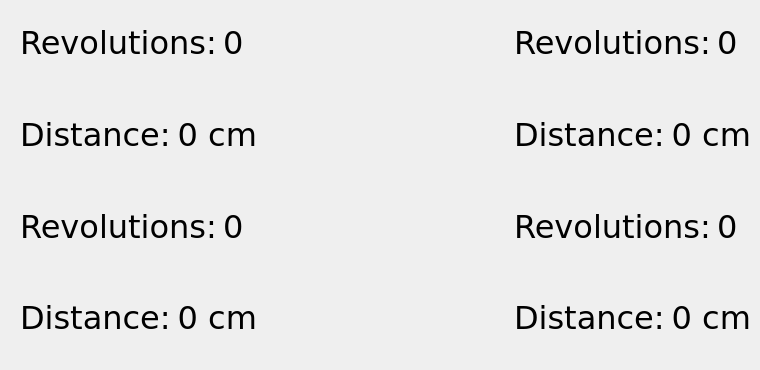
    <widget class="QWidget" name="tabDistance">
     <attribute name="title">
      <string>Distance</string>
     </attribute>
     <widget class="QWidget" name="layoutWidget2">
      <property name="geometry">
       <rect>
        <x>20</x>
        <y>0</y>
        <width>731</width>
        <height>361</height>
       </rect>
      </property>
      <layout class="QGridLayout" name="gridLayout_4">
       <item row="0" column="0">
        <layout class="QHBoxLayout" name="_26">
         <item>
          <widget class="QLabel" name="textLabel1_5">
           <property name="font">
            <font>
             <family>Verdana</family>
             <pointsize>24</pointsize>
            </font>
           </property>
           <property name="text">
            <string>Revolutions:</string>
           </property>
          </widget>
         </item>
         <item>
          <widget class="QLabel" name="labelRevolutions4">
           <property name="font">
            <font>
             <family>Verdana</family>
             <pointsize>24</pointsize>
            </font>
           </property>
           <property name="layoutDirection">
            <enum>Qt::RightToLeft</enum>
           </property>
           <property name="text">
            <string>0</string>
           </property>
          </widget>
         </item>
        </layout>
       </item>
       <item row="0" column="2">
        <layout class="QHBoxLayout" name="_1">
         <item>
          <widget class="QLabel" name="textLabel1_3">
           <property name="font">
            <font>
             <family>Verdana</family>
             <pointsize>24</pointsize>
            </font>
           </property>
           <property name="text">
            <string>Revolutions:</string>
           </property>
          </widget>
         </item>
         <item>
          <widget class="QLabel" name="labelRevolutions3">
           <property name="font">
            <font>
             <family>Verdana</family>
             <pointsize>24</pointsize>
            </font>
           </property>
           <property name="layoutDirection">
            <enum>Qt::RightToLeft</enum>
           </property>
           <property name="text">
            <string>0</string>
           </property>
          </widget>
         </item>
        </layout>
       </item>
       <item row="1" column="0">
        <layout class="QHBoxLayout" name="_27">
         <item>
          <widget class="QLabel" name="textLabel1_6">
           <property name="font">
            <font>
             <family>Verdana</family>
             <pointsize>24</pointsize>
            </font>
           </property>
           <property name="text">
            <string>Distance:</string>
           </property>
          </widget>
         </item>
         <item>
          <widget class="QLabel" name="labelDrivenDistance4">
           <property name="font">
            <font>
             <family>Verdana</family>
             <pointsize>24</pointsize>
            </font>
           </property>
           <property name="text">
            <string>0 cm</string>
           </property>
           <property name="alignment">
            <set>Qt::AlignRight|Qt::AlignTrailing|Qt::AlignVCenter</set>
           </property>
          </widget>
         </item>
        </layout>
       </item>
       <item row="1" column="2">
        <layout class="QHBoxLayout" name="_0">
         <item>
          <widget class="QLabel" name="textLabel1_4">
           <property name="font">
            <font>
             <family>Verdana</family>
             <pointsize>24</pointsize>
            </font>
           </property>
           <property name="text">
            <string>Distance:</string>
           </property>
          </widget>
         </item>
         <item>
          <widget class="QLabel" name="labelDrivenDistance3">
           <property name="font">
            <font>
             <family>Verdana</family>
             <pointsize>24</pointsize>
            </font>
           </property>
           <property name="text">
            <string>0 cm</string>
           </property>
           <property name="alignment">
            <set>Qt::AlignRight|Qt::AlignTrailing|Qt::AlignVCenter</set>
           </property>
          </widget>
         </item>
        </layout>
       </item>
       <item row="2" column="0">
        <layout class="QHBoxLayout" name="_20">
         <item>
          <widget class="QLabel" name="textLabel2_7">
           <property name="font">
            <font>
             <family>Verdana</family>
             <pointsize>24</pointsize>
            </font>
           </property>
           <property name="text">
            <string>Revolutions:</string>
           </property>
          </widget>
         </item>
         <item>
          <widget class="QLabel" name="labelRevolutions2">
           <property name="font">
            <font>
             <family>Verdana</family>
             <pointsize>24</pointsize>
            </font>
           </property>
           <property name="layoutDirection">
            <enum>Qt::RightToLeft</enum>
           </property>
           <property name="text">
            <string>0</string>
           </property>
          </widget>
         </item>
        </layout>
       </item>
       <item row="2" column="2">
        <layout class="QHBoxLayout" name="_16">
         <item>
          <widget class="QLabel" name="textLabel1_2">
           <property name="font">
            <font>
             <family>Verdana</family>
             <pointsize>24</pointsize>
            </font>
           </property>
           <property name="text">
            <string>Revolutions:</string>
           </property>
          </widget>
         </item>
         <item>
          <widget class="QLabel" name="labelRevolutions1">
           <property name="font">
            <font>
             <family>Verdana</family>
             <pointsize>24</pointsize>
            </font>
           </property>
           <property name="layoutDirection">
            <enum>Qt::RightToLeft</enum>
           </property>
           <property name="text">
            <string>0</string>
           </property>
          </widget>
         </item>
        </layout>
       </item>
       <item row="3" column="0">
        <layout class="QHBoxLayout" name="_21">
         <item>
          <widget class="QLabel" name="textLabel2_6">
           <property name="font">
            <font>
             <family>Verdana</family>
             <pointsize>24</pointsize>
            </font>
           </property>
           <property name="text">
            <string>Distance:</string>
           </property>
          </widget>
         </item>
         <item>
          <widget class="QLabel" name="labelDrivenDistance2">
           <property name="font">
            <font>
             <family>Verdana</family>
             <pointsize>24</pointsize>
            </font>
           </property>
           <property name="text">
            <string>0 cm</string>
           </property>
           <property name="alignment">
            <set>Qt::AlignRight|Qt::AlignTrailing|Qt::AlignVCenter</set>
           </property>
          </widget>
         </item>
        </layout>
       </item>
       <item row="3" column="2">
        <layout class="QHBoxLayout" name="_17">
         <item>
          <widget class="QLabel" name="textLabel1">
           <property name="font">
            <font>
             <family>Verdana</family>
             <pointsize>24</pointsize>
            </font>
           </property>
           <property name="text">
            <string>Distance:</string>
           </property>
          </widget>
         </item>
         <item>
          <widget class="QLabel" name="labelDrivenDistance1">
           <property name="font">
            <font>
             <family>Verdana</family>
             <pointsize>24</pointsize>
            </font>
           </property>
           <property name="text">
            <string>0 cm</string>
           </property>
           <property name="alignment">
            <set>Qt::AlignRight|Qt::AlignTrailing|Qt::AlignVCenter</set>
           </property>
          </widget>
         </item>
        </layout>
       </item>
       <item row="2" column="1">
        <spacer name="horizontalSpacer_17">
         <property name="orientation">
          <enum>Qt::Horizontal</enum>
         </property>
         <property name="sizeHint" stdset="0">
          <size>
           <width>40</width>
           <height>20</height>
          </size>
         </property>
        </spacer>
       </item>
      </layout>
     </widget>
    </widget>
